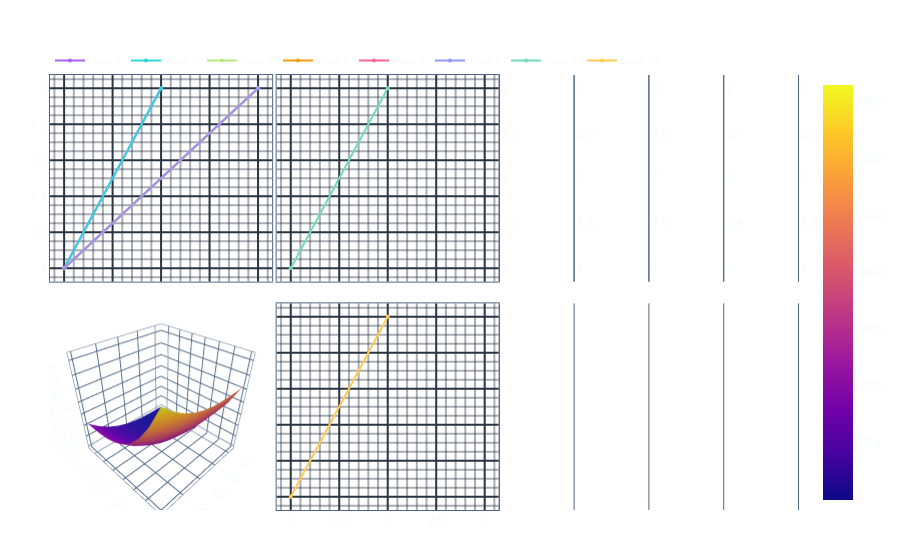

The notebook cell saved with this chart:
### Code cell
x = np.linspace(-5, 80, 10)
y = np.linspace(-5, 60, 10)
xGrid, yGrid = np.meshgrid(y, x)
z = xGrid**3 + yGrid**3

SubPlot(
    "",
    subplot_config=SubPlotConfig(
        plots=(
            (
                PlotConfig(
                    yaxes_configs=(
                        TracesConfig.from_trace(go.Scatter(x=[1, 2], y=[1, 2])),
                        TracesConfig.from_trace(go.Scatter(x=[1, 2], y=[1, 3])),
                        TracesConfig.from_trace(go.Scatter(x=[1, 3], y=[1, 3])),
                        TracesConfig.from_trace(go.Scatter(x=[1, 3], y=[1, 3])),
                        TracesConfig.from_trace(go.Scatter(x=[1, 3], y=[1, 3])),
                        TracesConfig.from_trace(go.Scatter(x=[1, 3], y=[1, 3])),
                    )
                ),
                PlotConfig.from_trace(go.Scatter(x=[1, 2], y=[1, 2])),
            ),
            (
                PlotConfig.from_trace(go.Surface(x=x, y=y, z=z, showscale=True)),
                PlotConfig.from_trace(go.Scatter(x=[1, 2], y=[1, 2])),
            ),
        )
    ),
)

### Figure 1 — Plotly figure (JSON) as saved in the notebook; plotly's stock layout.template omitted (floating-point values rounded to 4 significant figures)
{"data": [{"type": "scatter", "x": [1, 2], "xaxis": "x", "y": [1, 2], "yaxis": "y"}, {"type": "scatter", "x": [1, 2], "xaxis": "x", "y": [1, 3], "yaxis": "y5"}, {"type": "scatter", "x": [1, 3], "xaxis": "x", "y": [1, 3], "yaxis": "y9"}, {"type": "scatter", "x": [1, 3], "xaxis": "x", "y": [1, 3], "yaxis": "y13"}, {"type": "scatter", "x": [1, 3], "xaxis": "x", "y": [1, 3], "yaxis": "y17"}, {"type": "scatter", "x": [1, 3], "xaxis": "x", "y": [1, 3], "yaxis": "y21"}, {"type": "scatter", "x": [1, 2], "xaxis": "x2", "y": [1, 2], "yaxis": "y2"}, {"meta": "null", "showlegend": false, "type": "scatter", "x": [], "xaxis": "x2", "y": [], "yaxis": "y6"}, {"meta": "null", "showlegend": false, "type": "scatter", "x": [], "xaxis": "x2", "y": [], "yaxis": "y10"}, {"meta": "null", "showlegend": false, "type": "scatter", "x": [], "xaxis": "x2", "y": [], "yaxis": "y14"}, {"meta": "null", "showlegend": false, "type": "scatter", "x": [], "xaxis": "x2", "y": [], "yaxis": "y18"}, {"meta": "null", "showlegend": false, "type": "scatter", "x": [], "xaxis": "x2", "y": [], "yaxis": "y22"}, {"scene": "scene", "showscale": true, "type": "surface", "x": [-5.0, 4.444, 13.89, 23.33, 32.78, 42.22, 51.67, 61.11, 70.56, 80.0], "y": [-5.0, 2.222, 9.444, 16.67, 23.89, 31.11, 38.33, 45.56, 52.78, 60.0], "z": [[-250.0, -114.0, 717.4, 4505.0, 13510.0, 29990.0, 56200.0, 94420.0, 146900.0, 215900.0], [-37.21, 98.77, 930.2, 4717.0, 13720.0, 30200.0, 56420.0, 94630.0, 147100.0, 216100.0], [2554.0, 2690.0, 3522.0, 7309.0, 16310.0, 32790.0, 59010.0, 97220.0, 149700.0, 218700.0], [12580.0, 12710.0, 13550.0, 17330.0, 26340.0, 42820.0, 69030.0, 107200.0, 159700.0, 228700.0], [35090.0, 35230.0, 36060.0, 39850.0, 48850.0, 65330.0, 91540.0, 129800.0, 182200.0, 251200.0], [75150.0, 75280.0, 76110.0, 79900.0, 88900.0, 105400.0, 131600.0, 169800.0, 222300.0, 291300.0], [137800.0, 137900.0, 138800.0, 142600.0, 151600.0, 168000.0, 194300.0, 232500.0, 284900.0, 353900.0], [228100.0, 228200.0, 229100.0, 232900.0, 241900.0, 258300.0, 284600.0, 322800.0, 375200.0, 444200.0], [351100.0, 351200.0, 352100.0, 355900.0, 364900.0, 381300.0, 407600.0, 445800.0, 498200.0, 567200.0], [511900.0, 512000.0, 512800.0, 516600.0, 525600.0, 542100.0, 568300.0, 606500.0, 659000.0, 728000.0]]}, {"type": "scatter", "x": [1, 2], "xaxis": "x3", "y": [1, 2], "yaxis": "y3"}, {"meta": "null", "showlegend": false, "type": "scatter", "x": [], "xaxis": "x3", "y": [], "yaxis": "y7"}, {"meta": "null", "showlegend": false, "type": "scatter", "x": [], "xaxis": "x3", "y": [], "yaxis": "y11"}, {"meta": "null", "showlegend": false, "type": "scatter", "x": [], "xaxis": "x3", "y": [], "yaxis": "y15"}, {"meta": "null", "showlegend": false, "type": "scatter", "x": [], "xaxis": "x3", "y": [], "yaxis": "y19"}, {"meta": "null", "showlegend": false, "type": "scatter", "x": [], "xaxis": "x3", "y": [], "yaxis": "y23"}], "layout": {"scene": {"domain": {"x": [0, 0.297], "y": [0, 0.475]}}, "title": {"text": ""}, "xaxis": {"anchor": "y", "domain": [0, 0.297], "gridcolor": "#283442", "gridwidth": 2, "linecolor": "#506784", "matches": "x", "minor": {"gridcolor": "rgba(40, 52, 66, 0.4)", "showgrid": true}, "mirror": true, "showgrid": true, "showline": true, "showticklabels": false, "tickfont": {"size": 12}, "ticklabelmode": "period", "title": {"font": {"size": 16}, "standoff": 10}, "zeroline": true, "zerolinecolor": "#283442", "zerolinewidth": 2}, "xaxis2": {"anchor": "y2", "domain": [0.303, 0.6], "gridcolor": "#283442", "gridwidth": 2, "linecolor": "#506784", "matches": "x", "minor": {"gridcolor": "rgba(40, 52, 66, 0.4)", "showgrid": true}, "mirror": true, "showgrid": true, "showline": true, "showticklabels": false, "tickfont": {"size": 12}, "ticklabelmode": "period", "title": {"font": {"size": 16}, "standoff": 10}, "zeroline": true, "zerolinecolor": "#283442", "zerolinewidth": 2}, "xaxis3": {"anchor": "y3", "domain": [0.303, 0.6], "gridcolor": "#283442", "gridwidth": 2, "linecolor": "#506784", "matches": "x", "minor": {"gridcolor": "rgba(40, 52, 66, 0.4)", "showgrid": true}, "mirror": true, "showgrid": true, "showline": true, "showticklabels": true, "tickfont": {"size": 12}, "ticklabelmode": "period", "title": {"font": {"size": 16}, "standoff": 10}, "zeroline": true, "zerolinecolor": "#283442", "zerolinewidth": 2}, "yaxis": {"anchor": "x", "domain": [0.525, 1], "gridcolor": "#283442", "gridwidth": 2, "linecolor": "#506784", "matches": "y", "minor": {"gridcolor": "rgba(40, 52, 66, 0.4)", "showgrid": true}, "mirror": true, "showgrid": true, "showline": true, "showticklabels": true, "tickfont": {"size": 12}, "ticklabelmode": "period", "title": {"font": {"size": 16}, "standoff": 10}, "zeroline": true, "zerolinecolor": "#283442", "zerolinewidth": 2}, "yaxis10": {"anchor": "free", "domain": [0.525, 1], "gridcolor": "#283442", "gridwidth": 2, "linecolor": "#506784", "matches": "y9", "minor": {"showgrid": false}, "mirror": true, "overlaying": "y2", "position": 0.7, "showgrid": false, "showline": true, "showticklabels": false, "side": "right", "tickfont": {"size": 12}, "ticklabelmode": "period", "tickmode": "auto", "title": {"font": {"size": 16}, "standoff": 10}, "zeroline": true, "zerolinecolor": "#283442", "zerolinewidth": 2}, "yaxis11": {"anchor": "free", "domain": [0, 0.475], "gridcolor": "#283442", "gridwidth": 2, "linecolor": "#506784", "matches": "y9", "minor": {"showgrid": false}, "mirror": true, "overlaying": "y3", "position": 0.7, "showgrid": false, "showline": true, "showticklabels": false, "side": "right", "tickfont": {"size": 12}, "ticklabelmode": "period", "tickmode": "auto", "title": {"font": {"size": 16}, "standoff": 10}, "zeroline": true, "zerolinecolor": "#283442", "zerolinewidth": 2}, "yaxis13": {"anchor": "free", "domain": [0.525, 1], "gridcolor": "#283442", "gridwidth": 2, "linecolor": "#506784", "matches": "y13", "minor": {"showgrid": false}, "mirror": true, "overlaying": "y", "position": 0.8, "showgrid": false, "showline": true, "showticklabels": true, "side": "right", "tickfont": {"size": 12}, "ticklabelmode": "period", "tickmode": "auto", "title": {"font": {"size": 16}, "standoff": 10}, "zeroline": true, "zerolinecolor": "#283442", "zerolinewidth": 2}, "yaxis14": {"anchor": "free", "domain": [0.525, 1], "gridcolor": "#283442", "gridwidth": 2, "linecolor": "#506784", "matches": "y13", "minor": {"showgrid": false}, "mirror": true, "overlaying": "y2", "position": 0.8, "showgrid": false, "showline": true, "showticklabels": false, "side": "right", "tickfont": {"size": 12}, "ticklabelmode": "period", "tickmode": "auto", "title": {"font": {"size": 16}, "standoff": 10}, "zeroline": true, "zerolinecolor": "#283442", "zerolinewidth": 2}, "yaxis15": {"anchor": "free", "domain": [0, 0.475], "gridcolor": "#283442", "gridwidth": 2, "linecolor": "#506784", "matches": "y13", "minor": {"showgrid": false}, "mirror": true, "overlaying": "y3", "position": 0.8, "showgrid": false, "showline": true, "showticklabels": false, "side": "right", "tickfont": {"size": 12}, "ticklabelmode": "period", "tickmode": "auto", "title": {"font": {"size": 16}, "standoff": 10}, "zeroline": true, "zerolinecolor": "#283442", "zerolinewidth": 2}, "yaxis17": {"anchor": "free", "domain": [0.525, 1], "gridcolor": "#283442", "gridwidth": 2, "linecolor": "#506784", "matches": "y17", "minor": {"showgrid": false}, "mirror": true, "overlaying": "y", "position": 0.9, "showgrid": false, "showline": true, "showticklabels": true, "side": "right", "tickfont": {"size": 12}, "ticklabelmode": "period", "tickmode": "auto", "title": {"font": {"size": 16}, "standoff": 10}, "zeroline": true, "zerolinecolor": "#283442", "zerolinewidth": 2}, "yaxis18": {"anchor": "free", "domain": [0.525, 1], "gridcolor": "#283442", "gridwidth": 2, "linecolor": "#506784", "matches": "y17", "minor": {"showgrid": false}, "mirror": true, "overlaying": "y2", "position": 0.9, "showgrid": false, "showline": true, "showticklabels": false, "side": "right", "tickfont": {"size": 12}, "ticklabelmode": "period", "tickmode": "auto", "title": {"font": {"size": 16}, "standoff": 10}, "zeroline": true, "zerolinecolor": "#283442", "zerolinewidth": 2}, "yaxis19": {"anchor": "free", "domain": [0, 0.475], "gridcolor": "#283442", "gridwidth": 2, "linecolor": "#506784", "matches": "y17", "minor": {"showgrid": false}, "mirror": true, "overlaying": "y3", "position": 0.9, "showgrid": false, "showline": true, "showticklabels": false, "side": "right", "tickfont": {"size": 12}, "ticklabelmode": "period", "tickmode": "auto", "title": {"font": {"size": 16}, "standoff": 10}, "zeroline": true, "zerolinecolor": "#283442", "zerolinewidth": 2}, "yaxis2": {"anchor": "x2", "domain": [0.525, 1], "gridcolor": "#283442", "gridwidth": 2, "linecolor": "#506784", "matches": "y", "minor": {"gridcolor": "rgba(40, 52, 66, 0.4)", "showgrid": true}, "mirror": true, "showgrid": true, "showline": true, "showticklabels": false, "tickfont": {"size": 12}, "ticklabelmode": "period", "title": {"font": {"size": 16}, "standoff": 10}, "zeroline": true, "zerolinecolor": "#283442", "zerolinewidth": 2}, "yaxis21": {"anchor": "free", "domain": [0.525, 1], "gridcolor": "#283442", "gridwidth": 2, "linecolor": "#506784", "matches": "y21", "minor": {"showgrid": false}, "mirror": true, "overlaying": "y", "position": 1, "showgrid": false, "showline": true, "showticklabels": true, "side": "right", "tickfont": {"size": 12}, "ticklabelmode": "period", "tickmode": "auto", "title": {"font": {"size": 16}, "standoff": 10}, "zeroline": true, "zerolinecolor": "#283442", "zerolinewidth": 2}, "yaxis22": {"anchor": "free", "domain": [0.525, 1], "gridcolor": "#283442", "gridwidth": 2, "linecolor": "#506784", "matches": "y21", "minor": {"showgrid": false}, "mirror": true, "overlaying": "y2", "position": 1, "showgrid": false, "showline": true, "showticklabels": false, "side": "right", "tickfont": {"size": 12}, "ticklabelmode": "period", "tickmode": "auto", "title": {"font": {"size": 16}, "standoff": 10}, "zeroline": true, "zerolinecolor": "#283442", "zerolinewidth": 2}, "yaxis23": {"anchor": "free", "domain": [0, 0.475], "gridcolor": "#283442", "gridwidth": 2, "linecolor": "#506784", "matches": "y21", "minor": {"showgrid": false}, "mirror": true, "overlaying": "y3", "position": 1, "showgrid": false, "showline": true, "showticklabels": false, "side": "right", "tickfont": {"size": 12}, "ticklabelmode": "period", "tickmode": "auto", "title": {"font": {"size": 16}, "standoff": 10}, "zeroline": true, "zerolinecolor": "#283442", "zerolinewidth": 2}, "yaxis3": {"anchor": "x3", "domain": [0, 0.475], "gridcolor": "#283442", "gridwidth": 2, "linecolor": "#506784", "matches": "y", "minor": {"gridcolor": "rgba(40, 52, 66, 0.4)", "showgrid": true}, "mirror": true, "showgrid": true, "showline": true, "showticklabels": false, "tickfont": {"size": 12}, "ticklabelmode": "period", "title": {"font": {"size": 16}, "standoff": 10}, "zeroline": true, "zerolinecolor": "#283442", "zerolinewidth": 2}, "yaxis5": {"anchor": "free", "domain": [0.525, 1], "gridcolor": "#283442", "gridwidth": 2, "linecolor": "#506784", "matches": "y5", "minor": {"showgrid": false}, "mirror": true, "overlaying": "y", "position": 0.6, "showgrid": false, "showline": true, "showticklabels": true, "side": "right", "tickfont": {"size": 12}, "ticklabelmode": "period", "tickmode": "auto", "title": {"font": {"size": 16}, "standoff": 10}, "zeroline": true, "zerolinecolor": "#283442", "zerolinewidth": 2}, "yaxis6": {"anchor": "free", "domain": [0.525, 1], "gridcolor": "#283442", "gridwidth": 2, "linecolor": "#506784", "matches": "y5", "minor": {"showgrid": false}, "mirror": true, "overlaying": "y2", "position": 0.6, "showgrid": false, "showline": true, "showticklabels": false, "side": "right", "tickfont": {"size": 12}, "ticklabelmode": "period", "tickmode": "auto", "title": {"font": {"size": 16}, "standoff": 10}, "zeroline": true, "zerolinecolor": "#283442", "zerolinewidth": 2}, "yaxis7": {"anchor": "free", "domain": [0, 0.475], "gridcolor": "#283442", "gridwidth": 2, "linecolor": "#506784", "matches": "y5", "minor": {"showgrid": false}, "mirror": true, "overlaying": "y3", "position": 0.6, "showgrid": false, "showline": true, "showticklabels": false, "side": "right", "tickfont": {"size": 12}, "ticklabelmode": "period", "tickmode": "auto", "title": {"font": {"size": 16}, "standoff": 10}, "zeroline": true, "zerolinecolor": "#283442", "zerolinewidth": 2}, "yaxis9": {"anchor": "free", "domain": [0.525, 1], "gridcolor": "#283442", "gridwidth": 2, "linecolor": "#506784", "matches": "y9", "minor": {"showgrid": false}, "mirror": true, "overlaying": "y", "position": 0.7, "showgrid": false, "showline": true, "showticklabels": true, "side": "right", "tickfont": {"size": 12}, "ticklabelmode": "period", "tickmode": "auto", "title": {"font": {"size": 16}, "standoff": 10}, "zeroline": true, "zerolinecolor": "#283442", "zerolinewidth": 2}}}
